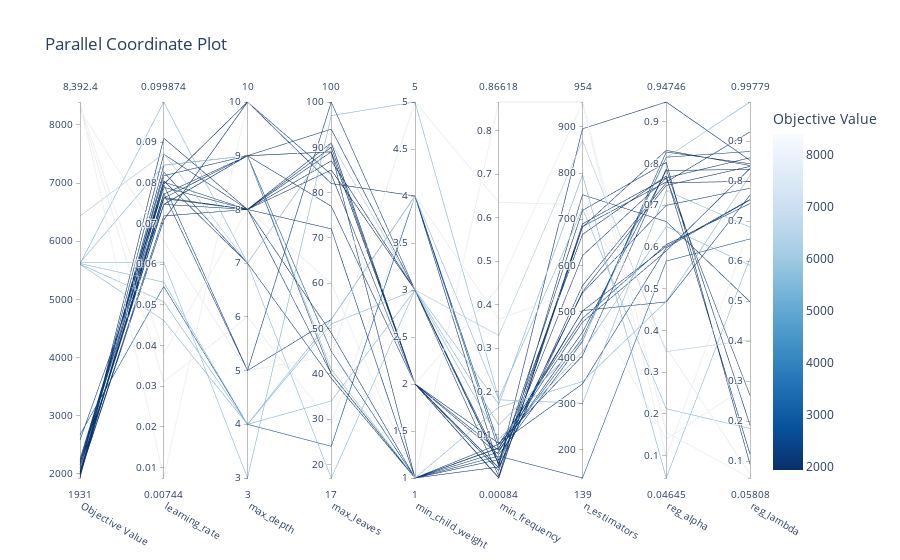

The cell this chart's notebook holds for it:
### Markdown cell above
En este gráfico se aprecia que se empiezan a observar mejoras notables en los resultados a partir del *trial* 13, donde el MAE llega a 2158.69. Finalmente, es en el trial 54 donde se obtiene el mejor MAE: 1931.04. Se destaca que a partir del *trial* 13 los valores de MAE se estabilizan, con leves mejoras, hasta llegar al mínimo encontrado.

### Code cell
# 2. Gráfico de coordenadas paralelas

fig = optuna.visualization.plot_parallel_coordinate(study_prun)
fig.show()
